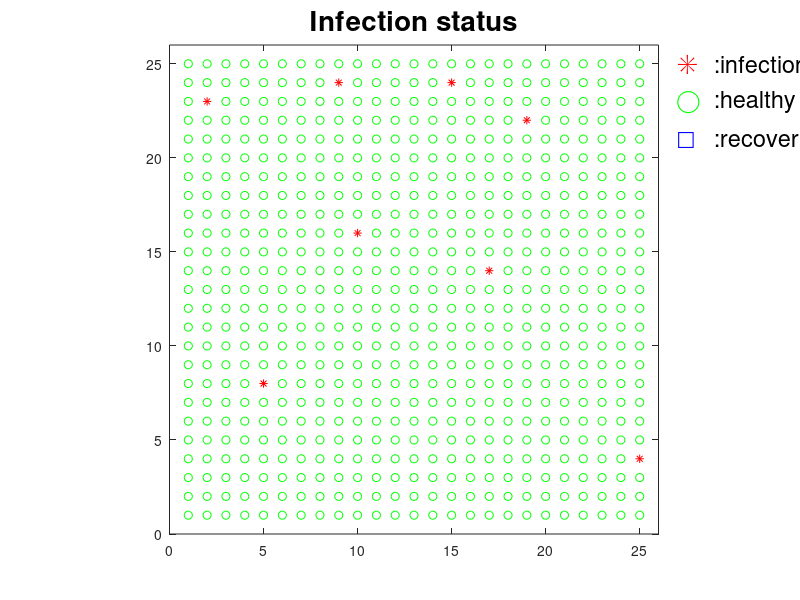
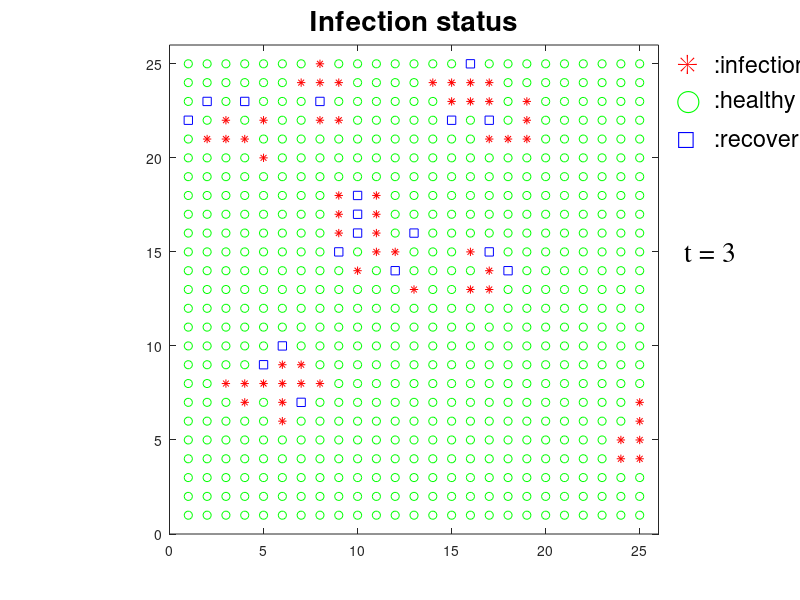
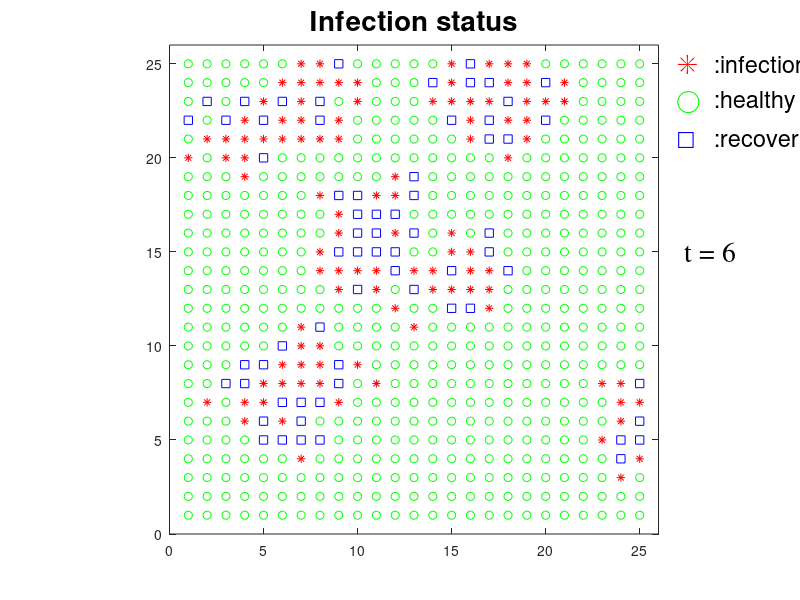
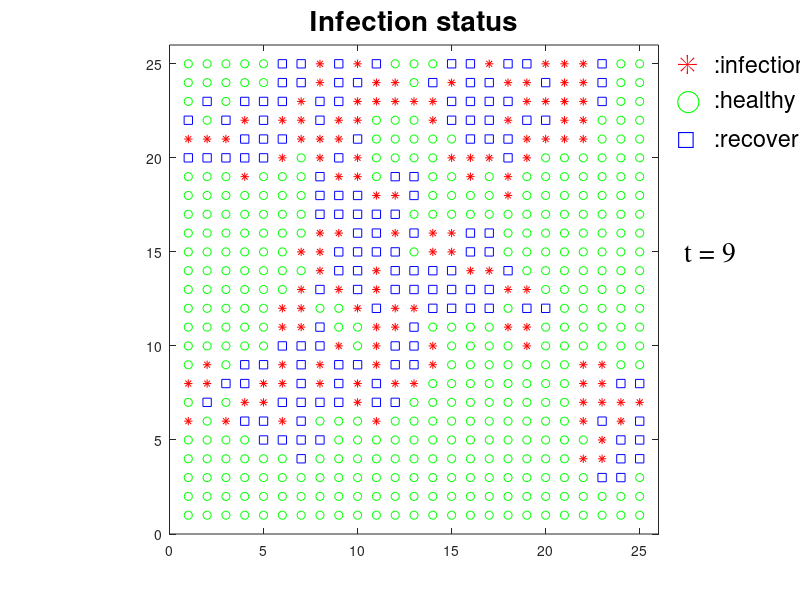

Write the MATLAB code that produced these figures, in order. (Note: a time limit stopped this script after it produced the figures.)
clear all;
close all;

%----------------------------------------------------------------
% 各種パラメータ及び初期設定
%----------------------------------------------------------------
nx = 25;
ny = 25;
range = 1;
N = nx * ny;

I = 0.2;        %感染率
R = 0.385;      %治癒率
D = 0.0004 * R; %死亡率
F = 8;         %初期感染者数
nt_max = 60;
nt_interval = nt_max / 20;

infP = zeros(nx, ny);
infT = zeros(nx, ny);
infR = zeros(2 * range + 1, 2 * range + 1)
imm = zeros(nx, ny);
dead = zeros(nx, ny);

infP_trans = zeros(nt_max + 1, 1);
hltP_trans = zeros(nt_max + 1, 1);
deadP_trans = zeros(nt_max + 1, 1);
immP_trans = zeros(nt_max + 1, 1);

infP_trans(1, 1) = F;   %初期感染者数記録
hltP_trans(1, 1) = N;

for ii = 1 : F
    x = floor(nx * rand) + 1;
    y = floor(ny * rand) + 1;

    if x == 11 | y == 11
        ii = ii - 1;
    elseif infP(x, y) == 1
        ii = ii - 1;
    else
        infP(x, y) = 1;
        infT(x, y) = 1;
    end
end



i1p = zeros(nx, 1); i1m = zeros(nx, 1);
for ii = 1: nx
    i1m(ii) = ii - 1;
    i1p(ii) = ii + 1;
end
i1m(1) = 0; i1p(nx) = 0;

j1p = zeros(1, ny); j1m = zeros(1, ny);
for jj = 1: ny
    j1m(jj) = jj - 1;
    j1p(jj) = jj + 1;
end
j1m(1) = 0; j1p(ny) = 0;


n_fig = 2;
figure(n_fig); clf;

for x = 1 : nx
    for y = 1 : ny
        if infP(x, y) == 1
            plot(x, y,'r*');
            hold on;
        else
            plot(x, y,'go');
            hold on;
        end
    end
end

title('Infection status','fontsize',20);
axis([0, nx + 1, 0, ny + 1]);
axis('square');
text(nx + 2, ny,'✳︎','Color','red','fontsize',20); text(nx + 4, ny,':infection','fontsize',17);
text(nx + 2, ny - 2,'◯','Color','green','fontsize',16); text(nx + 4, ny - 2,':healthy','fontsize',17);
text(nx + 2, ny - 4,'□','Color','blue','fontsize',16); text(nx + 4, ny - 4,':recover','fontsize',17);
eval(sprintf('print res/pand_%d.jpg', n_fig - 1));
n_fig = n_fig + 1;

for nt = 1 : nt_max
    for ii = 1 : nx
        for jj = 1 : ny

            if infP(ii, jj) == 1
                %感染拡大

                if infT(ii, jj) > 0
                    pandArray = rand(3, 3);

                    for x = 1 : 3
                        for y = 1 : 3
                            if pandArray(x, y) < I
                                pandArray(x, y) = 1;
                            else
                                pandArray(x, y) = 0;
                            end
                        end
                    end

                    if i1m(ii) == 0
                        for y = 1 : 3
                            pandArray(1, y) = 0;
                        end
                    end

                    if i1p(ii) == 0
                        for y = 1 : 3
                            pandArray(3, y) = 0;
                        end
                    end

                    if j1m(jj) == 0
                        for x = 1 : 3
                            pandArray(x, 1) = 0;
                        end
                    end

                    if j1p(jj) == 0
                        for x = 1 : 3
                            pandArray(x, 3) = 0;
                        end
                    end
                    %pandArray

                    for x = 1 : 3
                        for y = 1 : 3
                            if pandArray(x, y) == 1
                                if imm(ii + x - 2, jj + y - 2) == 0
                                    infP(ii + x - 2, jj + y - 2) = 1;
                                end
                            end
                        end
                    end

                end


                %回復,死亡関係
                infT(ii, jj) = infT(ii, jj) + 1;
                decision = rand;

                if decision > 1 - R / 2
                    infP(ii, jj) = 0;
                    imm(ii, jj) = 1;
                else
                    if decision < D
                        dead(ii, jj) = 1;
                    end
                end

            end


            if infP(ii, jj) == 1
                infP_trans(nt + 1, 1) = infP_trans(nt + 1, 1) + 1;
            end

            if dead(ii, jj) == 1
                deadP_trans(nt + 1, 1) = deadP_trans(nt + 1, 1) + 1;
            end

            if imm(ii, jj) == 1
                immP_trans(nt + 1, 1) = immP_trans(nt + 1, 1) + 1;
            end

        end
        hltP_trans(nt + 1, 1) = N;
    end



    if mod(nt, nt_interval) == 0


        figure(n_fig); clf;

        for x = 1 : nx
            for y = 1 : ny
                if dead(x, y) == 0
                    if imm(x, y) == 1
                        plot(x, y, 'bs')
                    else
                        if infP(x, y) == 1
                            plot(x, y,'r*');
                            hold on;
                        else
                            plot(x, y,'go');
                            hold on;
                        end
                    end
                end
            end
        end

        title('Infection status','fontsize',20);
        text(nx + 2, ny - 10, [' t = ', num2str(nt)], 'fontsize', 20, 'fontname', 'times');
        text(nx + 2, ny,'✳︎','Color','red','fontsize',20); text(nx + 4, ny,':infection','fontsize',17);
        text(nx + 2, ny - 2,'◯','Color','green','fontsize',16); text(nx + 4, ny - 2,':healthy','fontsize',17);
        text(nx + 2, ny - 4,'□','Color','blue','fontsize',16); text(nx + 4, ny - 4,':recover','fontsize',17);
        axis([0, nx + 1, 0, ny + 1]);

        axis('square');
        eval(sprintf('print res/pand_%d.jpg', n_fig - 1));

        n_fig = n_fig + 1;
    end
end


figure(1); clf;
plot(hltP_trans, '-g');
hold on;
plot(immP_trans, '-b');
hold on;
plot(deadP_trans, '-k');
hold on;
plot(infP_trans, '-r');
hold on;
legend('all','recover', 'dead', 'infection')
xlabel('t','fontsize', 20, 'fontname', 'times');
ylabel('Number of people', 'fontsize', 20, 'fontname', 'times');
ax = gca; set(ax, 'plotboxaspectratio', [1.5,1,1]);
print res/statistics.jpg
